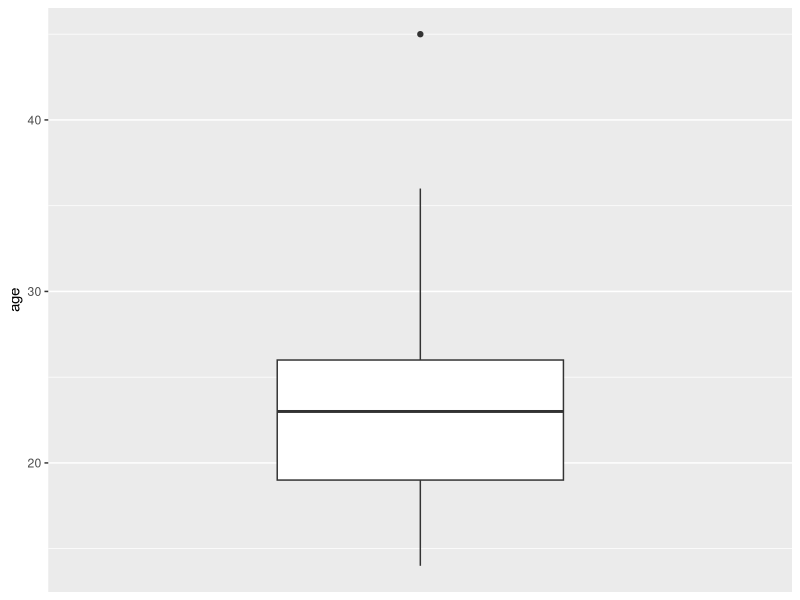
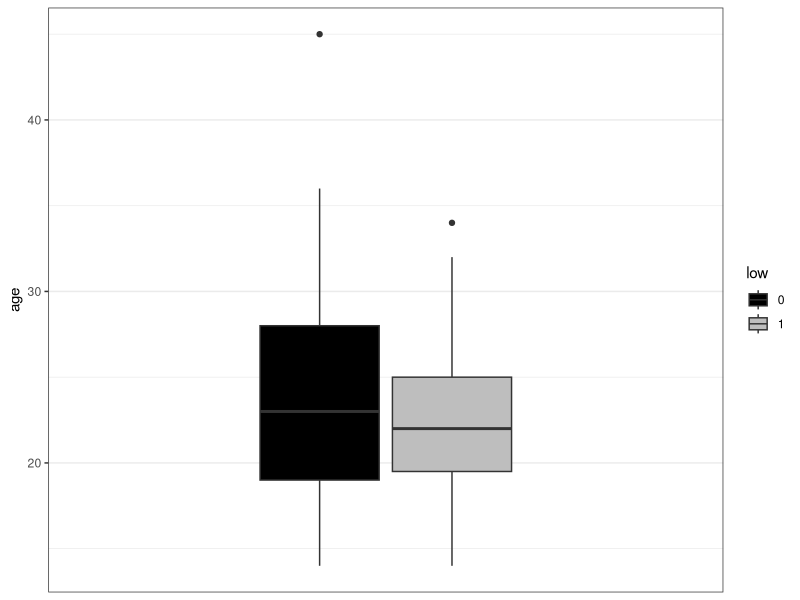
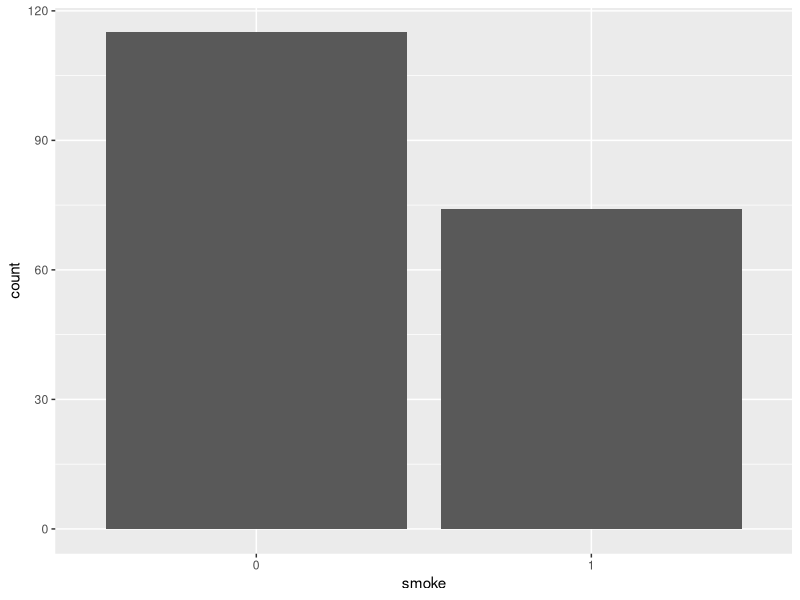
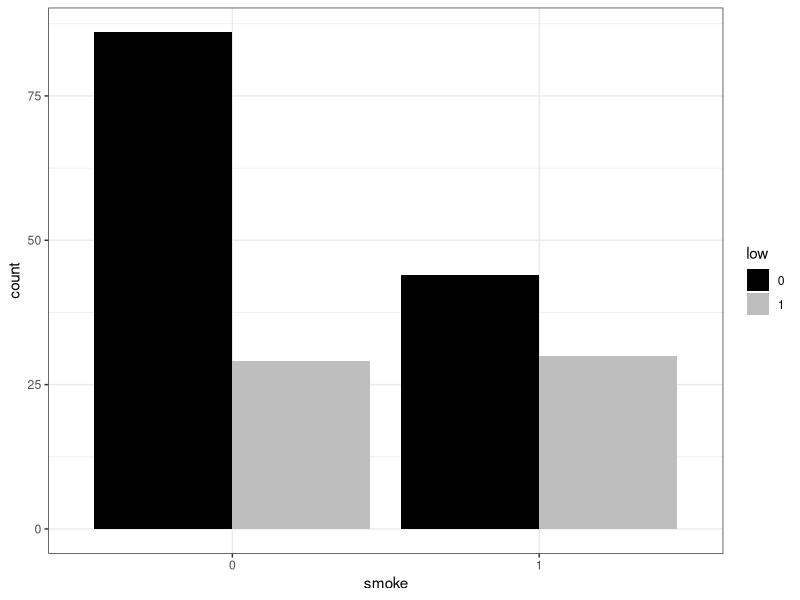
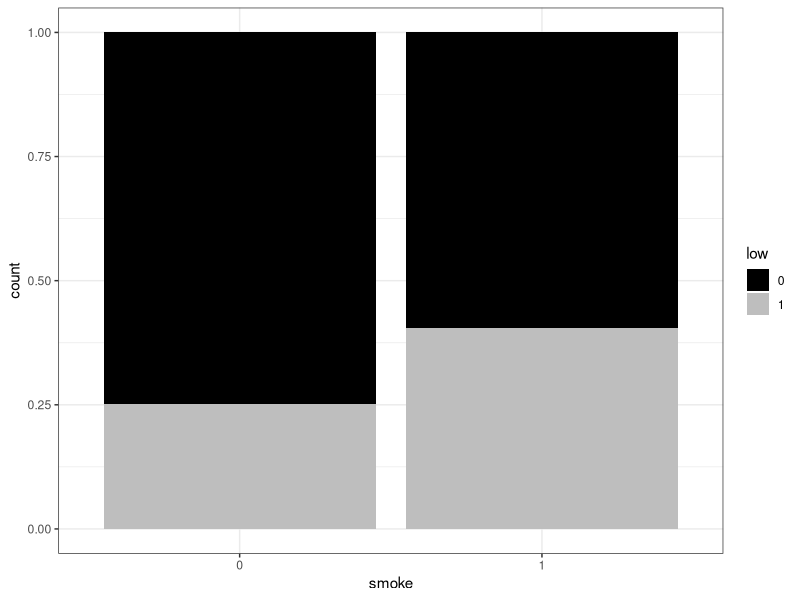
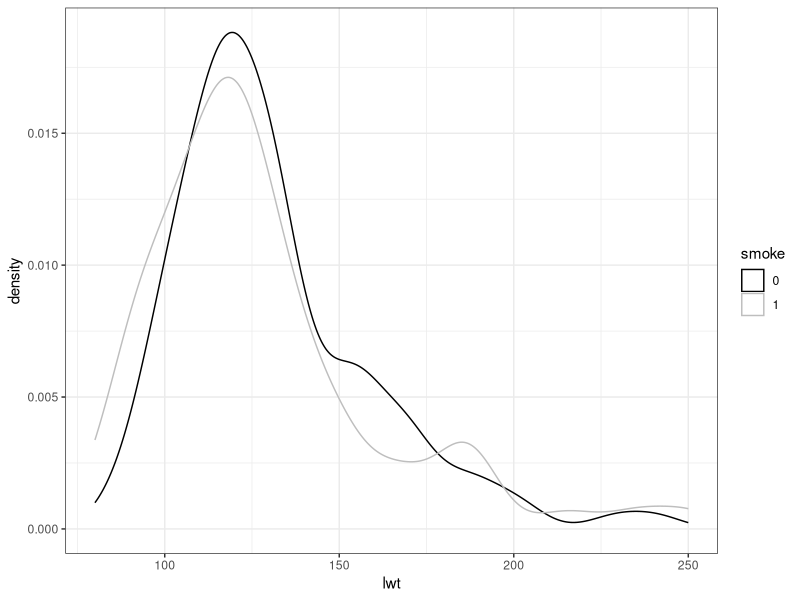
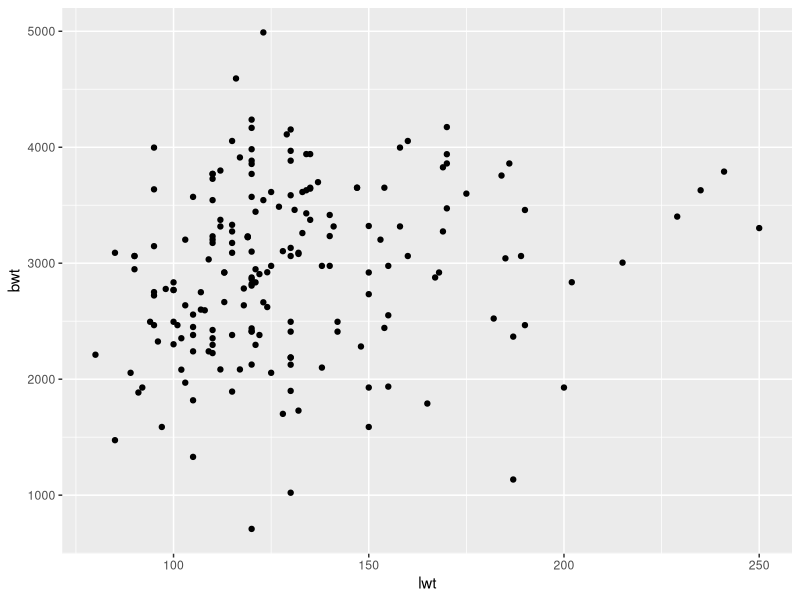
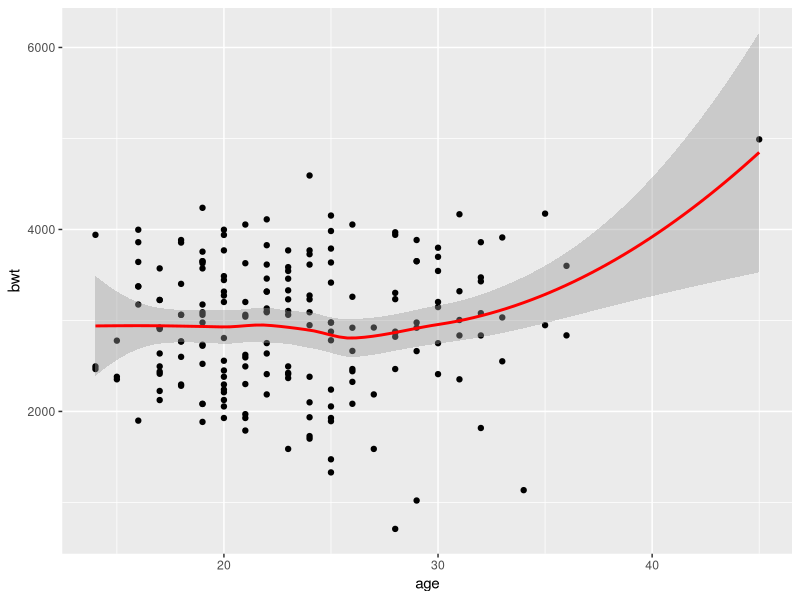

These figures' R source, in order:
## ---- chunk 1
knitr::opts_chunk$set(echo = TRUE)
## ---- chunk 2
library(tidyverse)
library(MASS)
## ---- chunk 3
data(birthwt)
?birthwt #display help page
## ---- chunk 4
class(birthwt)
## ---- chunk 5
birthwt <- as.tibble(birthwt)
## ---- chunk 6
class(birthwt)
## ---- chunk 7
birthwt %>% count()
## ---- chunk 8
?birthwt
## ---- chunk 9
str(birthwt)
## ---- chunk 10
birthwt <- birthwt %>% 
  mutate(low = factor(low),
         race = factor(race),
         smoke = factor(smoke), 
         ht = factor(ht), 
         ui = factor(ui)
         )
## ---- chunk 11
birthwt$low %>% table()
## ---- chunk 12
birthwt %>% is.na() %>% colSums()
## ---- chunk 13
birthwt %>% 
  dplyr::select(age, lwt, ptl, ftv, bwt) %>% 
  summary()
## ---- chunk 14
birthwt %>% 
  dplyr::select(age, lwt, ptl, ftv, bwt) %>% # Specify select function from the dplyr package. 
  summarize(age_sd = sd(age),
            lwt_sd = sd(lwt),
            ptl_sd = sd(ptl),
            ftv_sd = sd(ftv),
            bwt_sd = sd(bwt)
  )
## ---- chunk 15
ggplot(birthwt,
       aes(y = age)) + 
  geom_boxplot() + 
  scale_x_discrete()
## ---- chunk 16
ggplot(birthwt,
       aes(y = age, 
           fill = low)) + 
  geom_boxplot() + 
  scale_x_discrete() + 
  scale_fill_manual(values = c('black', 'grey')) + 
  theme_bw() 
## ---- chunk 17
ggplot(birthwt, 
       aes(x = smoke)) + 
  geom_bar()
## ---- chunk 18
ggplot(birthwt, 
       aes(x = smoke, 
           fill = low)) + 
  geom_bar(position = 'dodge') + 
  scale_fill_manual(values = c('black', 'grey')) + 
  theme_bw() 
## ---- chunk 19
ggplot(birthwt, 
       aes(x = smoke, 
           fill = low)) + 
  geom_bar(position = 'fill') + 
  scale_fill_manual(values = c('black', 'grey')) + 
  theme_bw() 
## ---- chunk 20
ggplot(birthwt,
       aes(x = lwt,
           color = smoke)) + 
  geom_density() + 
  scale_color_manual(values = c('black', 'grey')) + 
  theme_bw()
## ---- chunk 21
birthwt_subset <- birthwt %>% dplyr::select(age, lwt, smoke, ptl, low, bwt)

head(birthwt_subset)
## ---- chunk 22
model1_lwt <- lm(bwt ~ lwt, data = birthwt_subset)
## ---- chunk 23
ggplot(birthwt_subset, 
       aes(x = lwt,
           y = bwt)) + 
  geom_point()
## ---- chunk 24
model1_age <- lm(bwt ~ age, data = birthwt_subset)
model1_age
## ---- chunk 25
ggplot(birthwt_subset, 
       aes(x = age,
           y = bwt)) + 
  geom_point() + 
  geom_smooth(formula = y ~ x,
              color = 'red')
## ---- chunk 26
summary(model1_lwt)
## ---- chunk 27
summary(model1_age)
## ---- chunk 28
model2 <- lm(bwt ~ lwt + age, data=birthwt_subset)
model2
## ---- chunk 29
summary(model2)
## ---- chunk 30
confint(model2)
